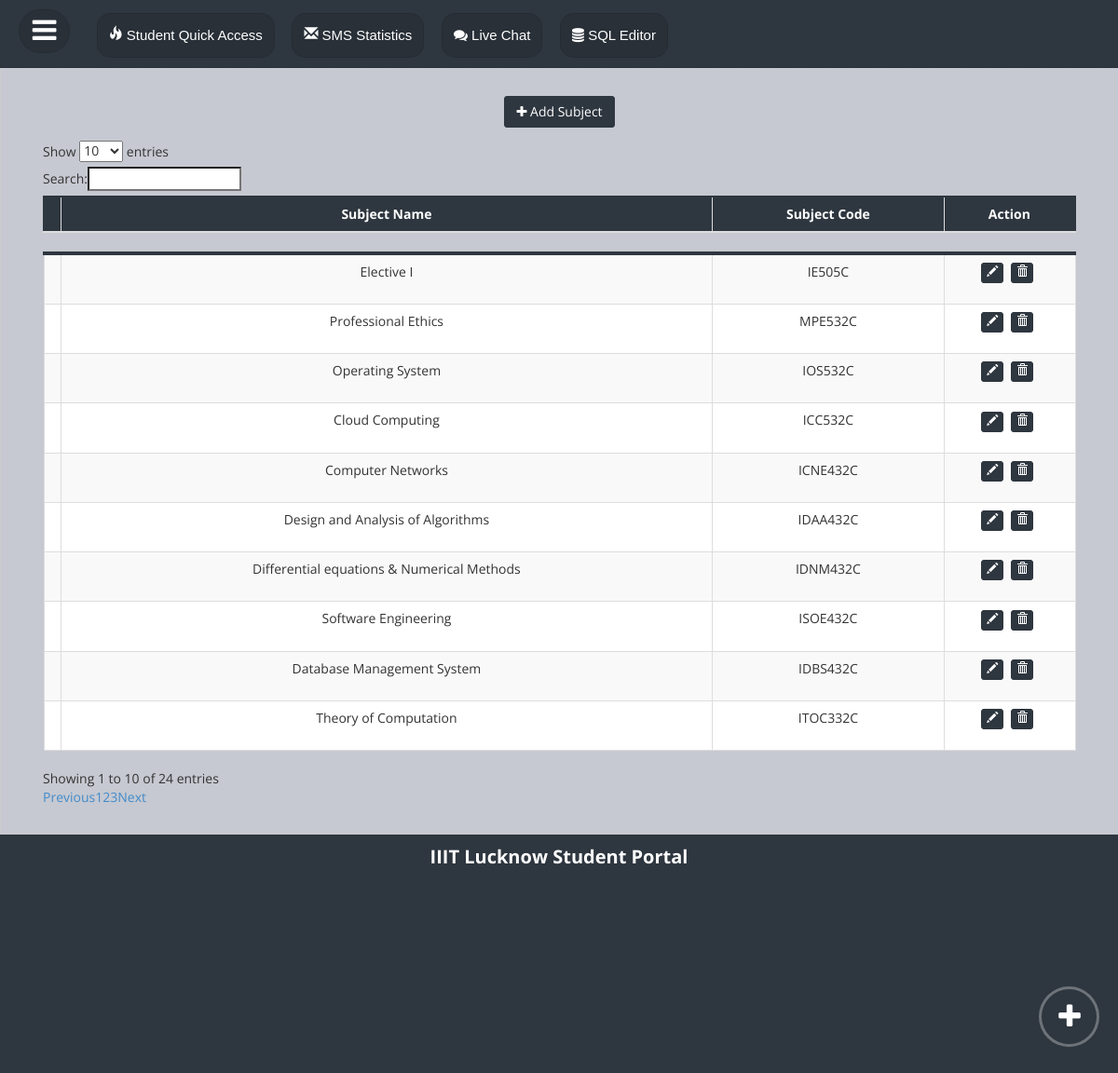
Screenshot of /subject_list.php (signed in) with the database file from the repository.
### tables this page shows
CREATE TABLE `subject` (
  `id` int(11) NOT NULL,
  `sub_name` text NOT NULL,
  `sub_code` text DEFAULT NULL
);

### subject_list.php (called while the page is built)
<?php
include "layout/header.php";
include "page/subject/subject_list.php";
include "layout/footer.php";
?>

### config/connect.php (called while the page is built, shortened)
<?php
class database {
 public $host=db_host;
 public $user=db_user;
 public $pass=db_pass;
 public $db=db_name;
 public $conn;
 public function __construct(){
    $this->set_institute_info();
 }
public function connection(){
     $this->conn =mysqli_connect($this->host,$this->user,$this->pass,$this->db);
     if(!$this->conn){
       echo "Conection failed";
     }
     else return 1;
}
public function select($query){
 return $this->result=mysqli_query($this->conn, $query);
}
public function set_institute_info(){
  $sql="select * from setting";
  $info=$this->get_sql_array($sql);
}
public function process_mysql_array($info){
  $res=array();
  $c=0;
  foreach ($info as $key => $value) {
    if($c%2==1)$res[$key]=$value;
    $c++;
  }
  return $res;
}
public function get_sql_array($sql){
  $info=array();
  $res=$this->select($sql);
  while($row=mysqli_fetch_array($res)){
      $sub=$this->process_mysql_array($row);
      array_push($info, $sub);
   }
   return $info;
}
}
?>

### script/subject/subject.php (called while the page is built, shortened)
<?php
class subject
{
	 public function __construct(){
     $this->db=new database();
 }
 public function select($query){
   return $this->result=$this->db->select($query);
  }
  public function get_subject_info(){
      $info=array();
      $sub=array();
     $sql="select * from subject ORDER BY id DESC";
     $res=$this->select($sql);
     while ($row=mysqli_fetch_array($res)) {
     	$id=$row['id'];
      $sub['id']=$id;
     	$sub["name"]=$row['sub_name'];
     	$sub["code"]=$row['sub_code'];
      $info[$id]=$sub;
     }
	 return $info;
  }
}
?>

### layout/header_script.php (called while the page is built, shortened)
<?php
if( isset($_SESSION['user'])!="" ){
include 'script/subject/subject.php';
$subject_ob=new subject();
$subject=$subject_ob->get_subject_info();
}
else{
    echo "<script>window.location.href = 'login.php';</script>";
}
?>

### layout/header.php (called while the page is built)
<?php
include "layout.php";
?>

### page/subject/subject_list.php (the view, shortened to what this page needs)
<center>
<div class="btn-toolbar list-toolbar">
     <button class="btn btn-primary" data-title="Add Product" onclick="get_subject_form('insert')"><i class="fa fa-plus"></i> Add Subject</button>
</div>
</center>
<table id="datatable" class="table table-striped table-bordered" cellspacing="0" width="100%">
            <thead style="">
            <tr>
              <th><center></center></th>
              <th><center>Subject Name</center></th>
              <th><center>Subject Code</center></th>
              <th><center>Action</center></th>
            </tr>
          </thead>
          <tbody>
<?php
foreach ($subject as $key => $value) {
  $subject_name=$value['name'];
  $subject_code=$value['code'];
  $id=$value['id'];
?>
            <tr>
             <td style="width: 2px;"><center></center></td>
              <td><center><?php echo "$subject_name"; ?></center></td>
              <td><center><?php echo "$subject_code"; ?></center></td>
                <td>
                  <div class="btn-toolbar list-toolbar">
                    <center>
                      <button class="btn btn-primary btn-xs" style="margin-right: 4px;" title="Update" data-title="Update" onclick="get_subject_form('update',<?php echo "$id"; ?>)" >
                        <span class="glyphicon glyphicon-pencil"></span>
                      </button>
                        <button class="btn btn-danger btn-xs" title="Delete" data-title="Delete" onclick="get_subject_form('delete',<?php echo "$id"; ?>)" ><span class="glyphicon glyphicon-trash"></span></button>
                      </center>
                    </div>
                  </td>
            </tr>
<?php } ?>
          </tbody>
        </table>

### rows the page displays
subject: sub_name "Elective I", sub_code "IE505C"
subject: sub_name "Professional Ethics", sub_code "MPE532C"
subject: sub_name "Operating System", sub_code "IOS532C"
subject: sub_name "Cloud Computing", sub_code "ICC532C"
subject: sub_name "Computer Networks", sub_code "ICNE432C"
subject: sub_name "Design and Analysis of Algorithms", sub_code "IDAA432C"
subject: sub_name "Differential equations & Numerical Methods", sub_code "IDNM432C"
subject: sub_name "Software Engineering", sub_code "ISOE432C"
subject: sub_name "Database Management System", sub_code "IDBS432C"
subject: sub_name "Theory of Computation", sub_code "ITOC332C"
